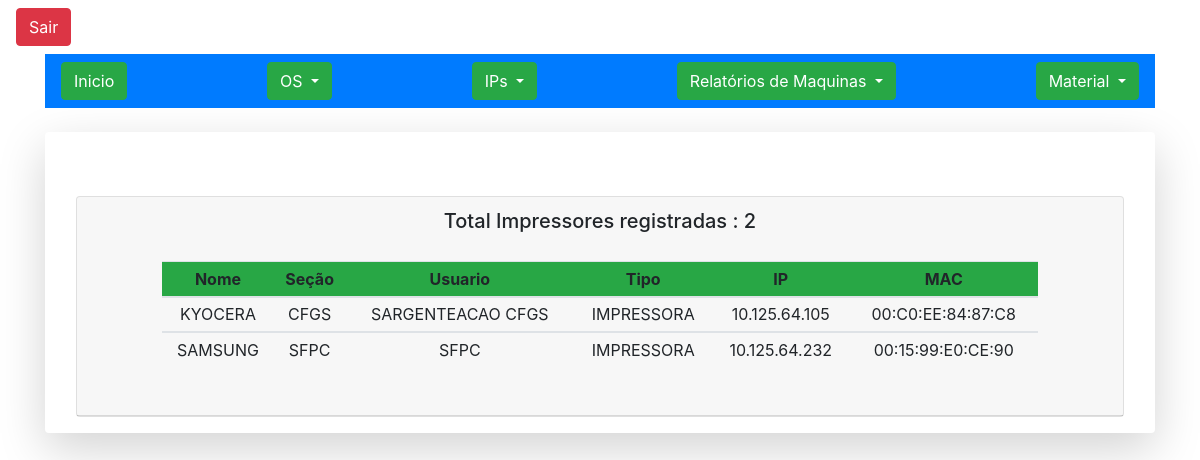
Screenshot of /dashboard/pages/relatorios/impressoras.php with the database file from the repository.
### tables this page shows
CREATE TABLE IF NOT EXISTS `registromaquinas` (
  `id` int(11) NOT NULL AUTO_INCREMENT,
  `maq_nome` varchar(20) NOT NULL,
  `maq_secao` varchar(20) NOT NULL,
  `maq_usuario` varchar(20) NOT NULL,
  `maq_tipo` varchar(20) NOT NULL,
  `maq_ip` varchar(25) NOT NULL,
  `maq_mac` varchar(25) NOT NULL,
  PRIMARY KEY (`id`)
);

### dashboard/pages/relatorios/impressoras.php (the view, shortened to what this page needs)
<?php
include_once("../../../config/conexao.php");
?>
<!doctype html>
<html lang="pt-BR">
  <head>
  <link rel="stylesheet" href="https://stackpath.bootstrapcdn.com/bootstrap/4.1.3/css/bootstrap.min.css">
  </head>
  <body>
    <a class="btn btn-danger mt-2 ml-3 algint-right" href="../config/exit.php" role="button">Sair</a>
  <div class="container mt-2">
  <nav class="navbar navbar-dark bg-primary">
  <a class="btn btn-success" href="../../ti14gac.php" role="button">Inicio</a>
  <div class="dropdown">
  <button class="btn btn-success dropdown-toggle" type="button" id="dropdownMenuButton" data-toggle="dropdown" aria-haspopup="true" aria-expanded="false">
    OS
  </button>
</div>
  <div class="dropdown">
  <button class="btn btn-success dropdown-toggle" type="button" id="dropdownMenuButton" data-toggle="dropdown" aria-haspopup="true" aria-expanded="false">
    IPs
  </button>
</div>
<div class="dropdown">
  <button class="btn btn-success dropdown-toggle" type="button" id="dropdownMenuButton" data-toggle="dropdown" aria-haspopup="true" aria-expanded="false">
    Relatórios de Maquinas
  </button>
</div>
<div class="dropdown">
  <button class="btn btn-success dropdown-toggle" type="button" id="dropdownMenuButton" data-toggle="dropdown" aria-haspopup="true" aria-expanded="false">
    Material
  </button>
</div>
</nav>
      <div class="shadow-lg p-3 mb-5 mt-4 bg-white rounded">
      <div class="text-center">
       <div class="container mt-5">
<div class="card text-center">
 <div class="card-header">
   <?php $result_Impressora = "SELECT  * FROM registromaquinas WHERE maq_tipo = 'IMPRESSORA' ";
        $impressoras1 = mysqli_query($conn, $result_Impressora);
        $impressoras = mysqli_num_rows($impressoras1);
        ?>
   <p class="h5">Total Impressores registradas : <?php echo $impressoras ?> </p>
   <div class="card-body">
   <div class="container text-center">
<div class="container text-center">
<div class="container text-center">
<table class="table table-sm table-hover">
<thead class="thead-success bg-success">
   <tr>
        <th scope="col ">Nome</th>
        <th scope="col">Seção</th>
        <th scope="col">Usuario</th>
        <th scope="col">Tipo</th>
        <th scope="col">IP</th>
        <th scope="col">MAC</th>
       </tr>
</thead>
  <?php $result_Registro = "SELECT  id,maq_nome, maq_secao, maq_usuario, maq_tipo,maq_ip, maq_mac FROM registromaquinas WHERE maq_tipo = 'IMPRESSORA' ORDER BY id ";
       $resultado_Registro = mysqli_query($conn, $result_Registro);
   ?>
   <?php while($dado = $resultado_Registro->fetch_array()){ ?>
   <tbody>
       <tr>
       <td><?php echo $dado["maq_nome"] ?></td>
       <td><?php echo $dado["maq_secao"] ?></td>
       <td><?php echo $dado["maq_usuario"] ?></td>
       <td><?php echo $dado["maq_tipo"] ?></td>
       <td><?php echo $dado["maq_ip"] ?></td>
       <td><?php echo $dado["maq_mac"] ?></td>
       </tr>
   </tbody>
   <?php  } ?>
</table>
</div>
</div>
   </div>
 </div>
</div>
</div>
     </div>
      </div>
      </div>
</div>
  </body>
</html>

### rows the page displays
registromaquinas: maq_nome "KYOCERA", maq_secao "CFGS", maq_usuario "SARGENTEACAO CFGS", maq_tipo "IMPRESSORA", maq_ip "10.125.64.105", maq_mac "00:C0:EE:84:87:C8"
registromaquinas: maq_nome "SAMSUNG", maq_secao "SFPC", maq_usuario "SFPC", maq_tipo "IMPRESSORA", maq_ip "10.125.64.232", maq_mac "00:15:99:E0:CE:90"

### other values shown
$impressoras "2"
